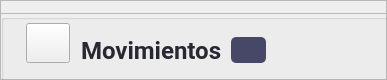
                  <widget class="QFrame" name="top_frame_mov_2">
                   <property name="minimumSize">
                    <size>
                     <width>1</width>
                     <height>80</height>
                    </size>
                   </property>
                   <property name="maximumSize">
                    <size>
                     <width>387</width>
                     <height>70</height>
                    </size>
                   </property>
                   <property name="frameShape">
                    <enum>QFrame::StyledPanel</enum>
                   </property>
                   <property name="frameShadow">
                    <enum>QFrame::Raised</enum>
                   </property>
                   <widget class="QFrame" name="frame_12">
                    <property name="geometry">
                     <rect>
                      <x>0</x>
                      <y>13</y>
                      <width>431</width>
                      <height>70</height>
                     </rect>
                    </property>
                    <property name="minimumSize">
                     <size>
                      <width>354</width>
                      <height>70</height>
                     </size>
                    </property>
                    <property name="maximumSize">
                     <size>
                      <width>16777215</width>
                      <height>50</height>
                     </size>
                    </property>
                    <property name="frameShape">
                     <enum>QFrame::StyledPanel</enum>
                    </property>
                    <property name="frameShadow">
                     <enum>QFrame::Raised</enum>
                    </property>
                    <layout class="QVBoxLayout" name="verticalLayout_29">
                     <property name="spacing">
                      <number>0</number>
                     </property>
                     <property name="leftMargin">
                      <number>0</number>
                     </property>
                     <property name="topMargin">
                      <number>0</number>
                     </property>
                     <property name="rightMargin">
                      <number>0</number>
                     </property>
                     <property name="bottomMargin">
                      <number>0</number>
                     </property>
                     <item>
                      <widget class="QGroupBox" name="groupBox_8">
                       <property name="minimumSize">
                        <size>
                         <width>384</width>
                         <height>0</height>
                        </size>
                       </property>
                       <property name="title">
                        <string/>
                       </property>
                       <widget class="QLabel" name="label_27">
                        <property name="geometry">
                         <rect>
                          <x>80</x>
                          <y>10</y>
                          <width>152</width>
                          <height>52</height>
                         </rect>
                        </property>
                        <property name="minimumSize">
                         <size>
                          <width>152</width>
                          <height>0</height>
                         </size>
                        </property>
                        <property name="maximumSize">
                         <size>
                          <width>120</width>
                          <height>16777215</height>
                         </size>
                        </property>
                        <property name="font">
                         <font>
                          <family>Roboto</family>
                          <pointsize>18</pointsize>
                          <weight>75</weight>
                          <bold>true</bold>
                         </font>
                        </property>
                        <property name="styleSheet">
                         <string notr="true">color: #282830 ;
</string>
                        </property>
                        <property name="text">
                         <string>Movimientos</string>
                        </property>
                        <property name="alignment">
                         <set>Qt::AlignLeading|Qt::AlignLeft|Qt::AlignVCenter</set>
                        </property>
                       </widget>
                       <widget class="QPushButton" name="pushButton_16">
                        <property name="geometry">
                         <rect>
                          <x>20</x>
                          <y>9</y>
                          <width>49</width>
                          <height>40</height>
                         </rect>
                        </property>
                        <property name="maximumSize">
                         <size>
                          <width>60</width>
                          <height>60</height>
                         </size>
                        </property>
                        <property name="styleSheet">
                         <string notr="true">margin-left:5px</string>
                        </property>
                        <property name="text">
                         <string/>
                        </property>
                        <property name="icon">
                         <iconset resource="../../../Prueba/img/img_oficiales.qrc">
                          <normaloff>:/cct/trading.png</normaloff>:/cct/trading.png</iconset>
                        </property>
                        <property name="iconSize">
                         <size>
                          <width>40</width>
                          <height>40</height>
                         </size>
                        </property>
                       </widget>
                       <widget class="QPushButton" name="pushButton_17">
                        <property name="geometry">
                         <rect>
                          <x>230</x>
                          <y>23</y>
                          <width>35</width>
                          <height>26</height>
                         </rect>
                        </property>
                        <property name="minimumSize">
                         <size>
                          <width>0</width>
                          <height>26</height>
                         </size>
                        </property>
                        <property name="maximumSize">
                         <size>
                          <width>39</width>
                          <height>16777215</height>
                         </size>
                        </property>
                        <property name="font">
                         <font>
                          <family>Roboto</family>
                          <pointsize>9</pointsize>
                          <weight>75</weight>
                          <bold>true</bold>
                         </font>
                        </property>
                        <property name="cursor">
                         <cursorShape>PointingHandCursor</cursorShape>
                        </property>
                        <property name="styleSheet">
                         <string notr="true">QPushButton{
background-color: rgb(71, 71, 103);
color:#fff;
border-radius: 5px;
}

QPushButton:hover{
background-color: rgba(71, 71, 103,180);

}</string>
                        </property>
                        <property name="text">
                         <string/>
                        </property>
                        <property name="icon">
                         <iconset resource="../../../Prueba/img/img_oficiales.qrc">
                          <normaloff>:/cct/plus.png</normaloff>:/cct/plus.png</iconset>
                        </property>
                        <property name="iconSize">
                         <size>
                          <width>13</width>
                          <height>13</height>
                         </size>
                        </property>
                       </widget>
                      </widget>
                     </item>
                    </layout>
                   </widget>
                  </widget>
